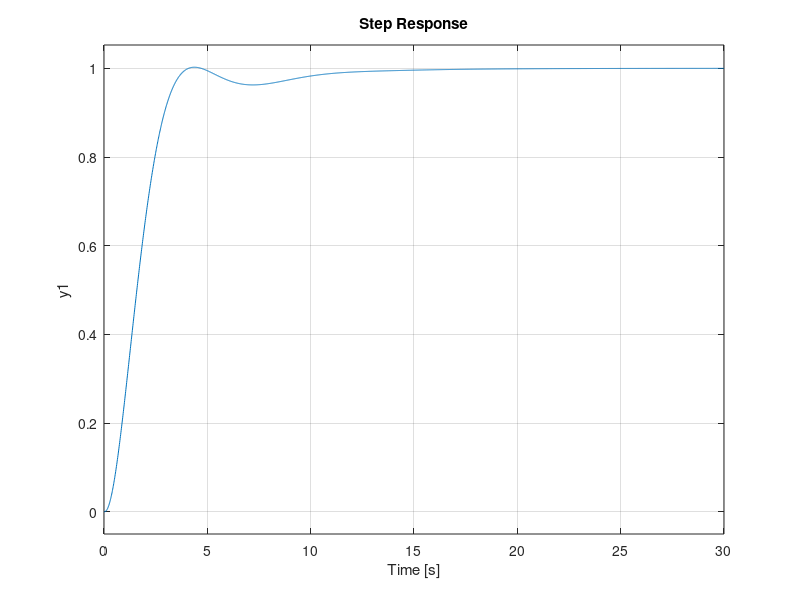
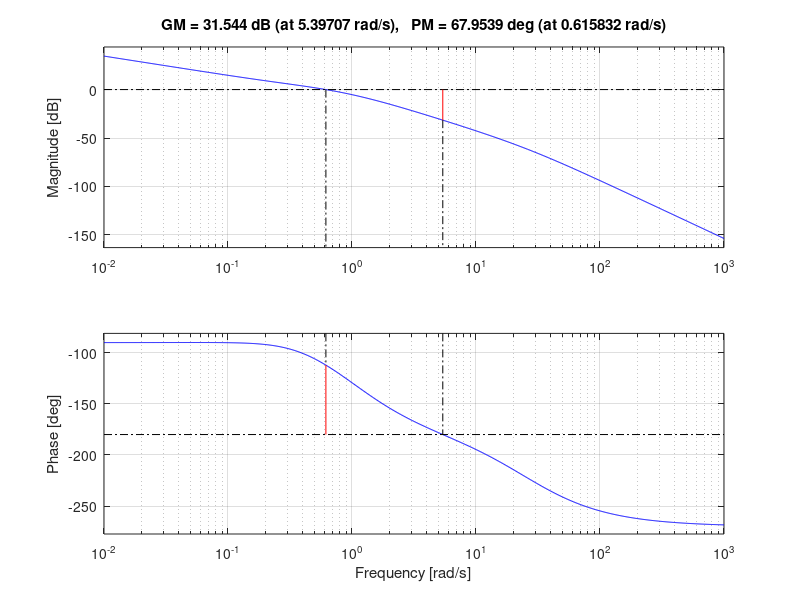

The MATLAB script that drew these images, in order:
%% Ch.3 — Tuning rules in code
% Process Dynamics and Control, SeoulTech — slide 16
% https://seoultechpse.github.io/ProCon/ch3/ch3_tuning.html#/15
% Requires: Control System Toolbox

clear; close all; clc

G = tf(1, conv(conv([2 1],[1 1]),[0.5 1]));
[y, t] = step(G, 30);
t28 = t(find(y >= 0.283, 1));   t63 = t(find(y >= 0.632, 1));
tau = 1.5*(t63 - t28);   theta = t63 - tau;   K = y(end);   % 2.57, 1.14, 1

r = theta/tau;                                    % ITAE set point, PID
Kc = 0.965/K*(1/r)^0.855;  tI = tau/(0.796 - 0.147*r);  tD = 0.308*tau*r^0.929;
C = pidstd(Kc, tI, tD, 10);
figure, step(feedback(C*G, 1)),  figure, margin(C*G)
